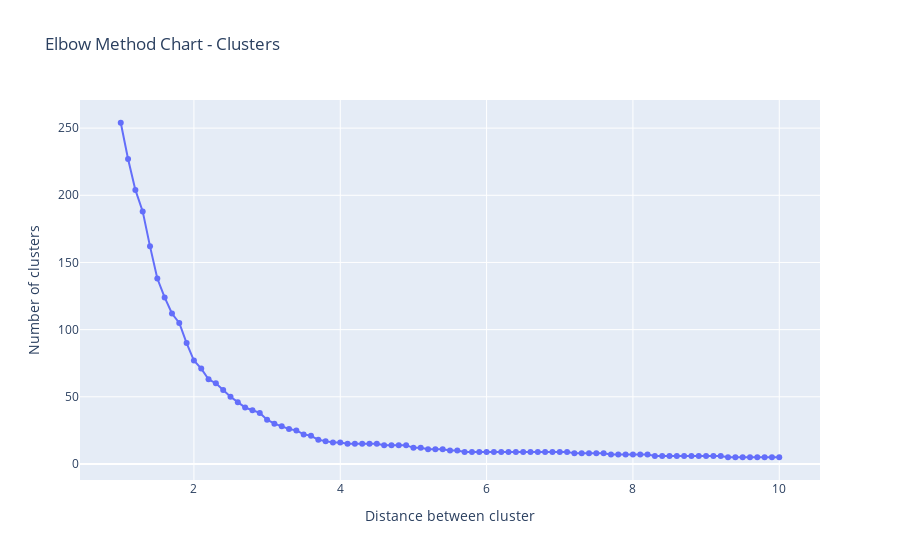

The notebook cell this image was saved under:
### Markdown cell above
## Agglomerative Hierarchical Clustering using Ward Linkage

As indicated by the term hierarchical, the method seeks to build clusters based on hierarchy. Generally, there are two types of clustering strategies: **Agglomerative** and **Divisive**. Here, we mainly focus on the agglomerative approach, which can be easily pictured as a ‘bottom-up’ algorithm.

### Ward Linkage Method

There are four methods for combining clusters in agglomerative approach. The one we choose to use is called Ward’s Method. Unlike the others. Instead of measuring the distance directly, it analyzes the variance of clusters. Ward’s is said to be the most suitable method for quantitative variables.
    
$\Delta(A,B) = \sum_{i\in A \bigcup B} ||\overrightarrow{x_i} - \overrightarrow{m}_{A \bigcup B}||^2 - \sum_{i \in A}||\overrightarrow{x_i} - \overrightarrow{m}_A||^2 -\sum_{i \in B}||\overrightarrow{x_i}- \overrightarrow{m}_B||^2 
= \frac{n_An_B}{n_A+n_B} ||\overrightarrow{m}_A- \overrightarrow{m}_B||^2$

where $\overrightarrow{m}_j$ is the center of cluster j, and $n_j$ is the number of points in it. Δ is called the merging cost of combining the clusters A and B. With hierarchical clustering, the sum of squares starts out at zero (because every point is in its own cluster) and then grows as we merge clusters. Ward’s method keeps this growth as small as possible.

The euclidean distance is the straight line distance between two points in Euclidean Space.

$d(p,q) = \sqrt{(q_1 -p_1)^2 + (q_2 - p_2)^2 + \cdots + (q_n -p_n)^2} = \sqrt{\sum_{i=1} (q_i-p_i)^2}$

### Code cell
# dist_matrix is long form distance matrix
# notice this is the intracluster SSE
def intracluster_sse(df: pd.DataFrame) -> float:
    avg = df.mean(axis = 1)
    sse = (df.T - avg).pow(2).sum().sum()
    return (sse)

linkage_matrix = linkage(pivot_combined.T, 'ward')
t_values = np.arange(1, 10.1, 0.1)
avg_sse = []
clusters = []
for t in t_values:
    res = fcluster(linkage_matrix, criterion = "distance", t = t)
    df = pd.DataFrame(res, index = pivot_combined.columns).reset_index()
    grouped_data = df.groupby(0)['catalog_id'].apply(list).reset_index()
    sse_list = []
    clusters.append(len(grouped_data))
    for catalog in grouped_data["catalog_id"]:
        sse_list.append(intracluster_sse(pivot_combined[catalog]))
    avg_sse.append(sum(sse_list))

fig = go.Figure()
fig.add_trace(go.Scatter(x=t_values, y=clusters, mode='lines+markers'))
fig.update_xaxes(title_text="Distance between cluster")
fig.update_yaxes(title_text="Number of clusters")
fig.update_layout(title="Elbow Method Chart - Clusters")

### Figure 1 — Plotly figure (JSON) as saved in the notebook; plotly's stock layout.template omitted (floating-point values rounded to 4 significant figures)
{"data": [{"mode": "lines+markers", "type": "scatter", "x": [1, 1.1, 1.2, 1.3, 1.4, 1.5, 1.6, 1.7, 1.8, 1.9, 2.0, 2.1, 2.2, 2.3, 2.4, 2.5, 2.6, 2.7, 2.8, 2.9, 3.0, 3.1, 3.2, 3.3, 3.4, 3.5, 3.6, 3.7, 3.8, 3.9, 4.0, 4.1, 4.2, 4.3, 4.4, 4.5, 4.6, 4.7, 4.8, 4.9, 5.0, 5.1, 5.2, 5.3, 5.4, 5.5, 5.6, 5.7, 5.8, 5.9, 6.0, 6.1, 6.2, 6.3, 6.4, 6.5, 6.6, 6.7, 6.8, 6.9, 7.0, 7.1, 7.2, 7.3, 7.4, 7.5, 7.6, 7.7, 7.8, 7.9, 8.0, 8.1, 8.2, 8.3, 8.4, 8.5, 8.6, 8.7, 8.8, 8.9, 9.0, 9.1, 9.2, 9.3, 9.4, 9.5, 9.6, 9.7, 9.8, 9.9, 10.0], "y": [254, 227, 204, 188, 162, 138, 124, 112, 105, 90, 77, 71, 63, 60, 55, 50, 46, 42, 40, 38, 33, 30, 28, 26, 25, 22, 21, 18, 17, 16, 16, 15, 15, 15, 15, 15, 14, 14, 14, 14, 12, 12, 11, 11, 11, 10, 10, 9, 9, 9, 9, 9, 9, 9, 9, 9, 9, 9, 9, 9, 9, 9, 8, 8, 8, 8, 8, 7, 7, 7, 7, 7, 7, 6, 6, 6, 6, 6, 6, 6, 6, 6, 6, 5, 5, 5, 5, 5, 5, 5, 5]}], "layout": {"title": {"text": "Elbow Method Chart - Clusters"}, "xaxis": {"title": {"text": "Distance between cluster"}}, "yaxis": {"title": {"text": "Number of clusters"}}}}
